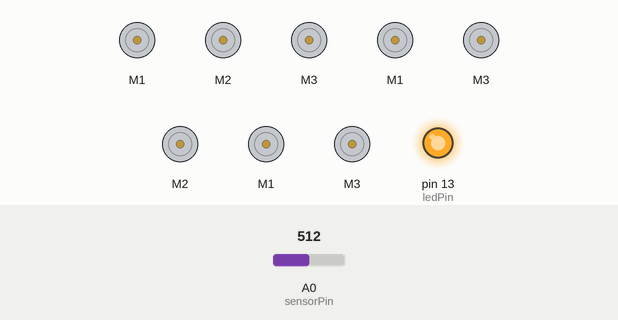
Simulated run of this sketch. Board: Arduino Uno, built with avr-gcc and run on an emulated ATmega328P. Shown: 8 × DC motor (green arrow = forward, orange = backward, longer = faster), output pins drawn as LEDs (lit = HIGH). The inputs (shaded band) are chosen by the test bench; at power-on: A0 (sensorPin) = 512. Random numbers use the default seed unless the sketch sets one; what the sketch prints to the serial monitor is not drawn.

Above: at 1.2 s.
1.3 s: A0 (sensorPin) set to 0
At 4.2 s:
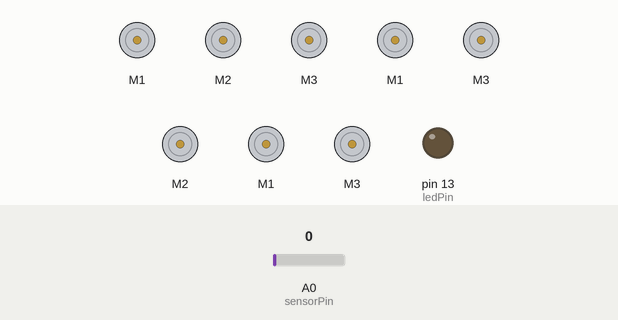
4.3 s: A0 (sensorPin) set to 3
At 5.4 s:
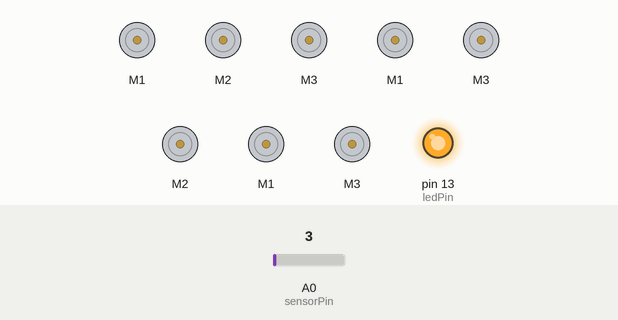
Timing chart, 0 to 7.3 s (numbered marks = the images above; inputs shaded):
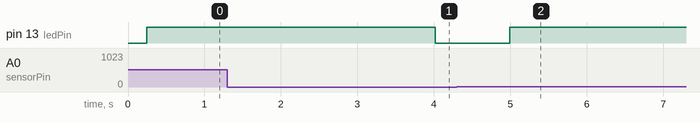

Measured:
- the behaviour switches between 2 and 3 on A0 (sensorPin) (found by bisection; images 1 and 2)
- after the input at 1.3 s, pin 13 (ledPin): HIGH → LOW after 2.7 s
- after the input at 4.3 s, pin 13 (ledPin): LOW → HIGH after 0.69 s

The sketch:

putting_it_all_together.ino
```cpp
#include "AnimateBilly.h"

int sensorPin = A0;    // select the input pin for the audio signal
int ledPin = 13;

int sampleSensor(int pin, int samples = 20, int duration = 250) {
  float sensorValue = 0;
  int iterDelay = duration / samples;
  for (int i = 0; i < samples; i++) {
    sensorValue += analogRead(pin);
    delay(iterDelay);
  }
  digitalWrite(ledPin, LOW);
  return (int)(sensorValue / samples);
}

int sampleAverages(int pin, int samples = 3, int duration = 100) {
  int iterDelay = duration / samples;
  int avgValue = 0;
  for (int i = 0; i < samples; i++) {
    avgValue += sampleSensor(pin, samples, iterDelay);
    delay(iterDelay);
  }
  return (int)(avgValue / samples);
}

void setup() {
  setupFishMotors();
  // declare the ledPin as an OUTPUT:
  pinMode(ledPin, OUTPUT);
  Serial.begin(9600);      // open the serial port at 9600 bps:
}

int stillPlaying = 0;
int aniDuration = 500;
int previousValue = 0;
int quietThreshold = 2;

void loop() {
  // read the value from the sensor:
  int sensorValue = sampleSensor(sensorPin);
  float smoothedSensorValue = (sensorValue + previousValue) / 2 ;
  if(smoothedSensorValue > quietThreshold) {
    digitalWrite(ledPin, HIGH);
    stillPlaying = min(stillPlaying++, 4);
    moveBilly(stillPlaying, aniDuration);
  } else if (stillPlaying == 0){
      billySleep();
      digitalWrite(ledPin, LOW);
      stillPlaying = 0;
  } else {
    stillPlaying--;
  }
  previousValue = sensorValue;
}
```

AnimateBilly.h
```cpp
#include <AFMotor.h>

#define NUM_MOTORS 3
AF_DCMotor head(1, MOTOR12_1KHZ); // create motor #2, 64KHz pwm
AF_DCMotor mouth(2, MOTOR12_1KHZ);
AF_DCMotor tail(3, MOTOR34_1KHZ);


void runMotorOnOff(AF_DCMotor motor, int aniDelay = 500){
      motor.run(FORWARD);
      delay(aniDelay);
      motor.run(BACKWARD);
      delay(5);
      motor.run(RELEASE);
      delay(aniDelay);
}

void runTwoMotorsOnOff(AF_DCMotor motor1, AF_DCMotor motor2, int aniDelay = 500){
      motor1.run(FORWARD);
      motor2.run(FORWARD);
      delay(aniDelay);
      motor1.run(BACKWARD);
      motor2.run(BACKWARD);
      delay(5);
      motor1.run(RELEASE);
      motor2.run(RELEASE);
      delay(aniDelay);
}

bool randomDecisionToTurnOn(int oddsOn) {
  int score = random(1,100);
  return score < oddsOn;
}

void releaseMotor(AF_DCMotor motor) {
  motor.run(BACKWARD);
  delay(15);
  motor.run(RELEASE);
}

void tapTail(int duration, int times=5){
  int iterDuration = duration / times;
  for (int i = 0; i < times; i++) {
     runMotorOnOff(tail, iterDuration);
  }
}
void dance(int duration, int times = 1){
  int elapsedTime = 0;
  int iterDuration = duration / times;
  for (int i = 0; i < times; i++) {
    if(randomDecisionToTurnOn(60)){
      runTwoMotorsOnOff(head, tail, iterDuration);
    } else {
     tapTail(iterDuration/2, times*2);
    }
  }
}

void talk(int duration, int wordCount) {
  int iterDuration = duration / wordCount;
  head.run(FORWARD);
  for (int i = 0; i < wordCount; i++) {
     runMotorOnOff(mouth, iterDuration);
  }
}

AF_DCMotor motors[NUM_MOTORS] = {head, mouth, tail};
void setupFishMotors() {
  Serial.begin(9600);           // set up Serial library at 9600 bps
  Serial.println("Motor test!");
  for (int i = 0; i < NUM_MOTORS; i++) {
    motors[i].setSpeed(255);
  }
}

void billySleep(){
  head.run(RELEASE);
  tail.run(RELEASE);
  mouth.run(RELEASE);
}

void moveBilly(int movementCount, int duration){
  if (movementCount > 3 && randomDecisionToTurnOn(50)) {
    billySleep();
    dance(duration);
  } else {
    talk(duration, random(2,6));
  }
}
```
